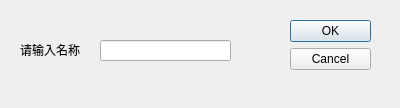
<?xml version="1.0" encoding="UTF-8"?>
<ui version="4.0">
 <class>Create_dlg</class>
 <widget class="QDialog" name="Create_dlg">
  <property name="geometry">
   <rect>
    <x>0</x>
    <y>0</y>
    <width>400</width>
    <height>108</height>
   </rect>
  </property>
  <property name="windowTitle">
   <string>Create New File</string>
  </property>
  <widget class="QDialogButtonBox" name="buttonBox">
   <property name="geometry">
    <rect>
     <x>290</x>
     <y>20</y>
     <width>81</width>
     <height>241</height>
    </rect>
   </property>
   <property name="orientation">
    <enum>Qt::Vertical</enum>
   </property>
   <property name="standardButtons">
    <set>QDialogButtonBox::Cancel|QDialogButtonBox::Ok</set>
   </property>
  </widget>
  <widget class="QLabel" name="label">
   <property name="geometry">
    <rect>
     <x>20</x>
     <y>40</y>
     <width>71</width>
     <height>20</height>
    </rect>
   </property>
   <property name="text">
    <string>请输入名称</string>
   </property>
  </widget>
  <widget class="QLineEdit" name="lineEdit">
   <property name="geometry">
    <rect>
     <x>100</x>
     <y>40</y>
     <width>131</width>
     <height>21</height>
    </rect>
   </property>
  </widget>
 </widget>
 <resources/>
 <connections>
  <connection>
   <sender>buttonBox</sender>
   <signal>accepted()</signal>
   <receiver>Create_dlg</receiver>
   <slot>accept()</slot>
   <hints>
    <hint type="sourcelabel">
     <x>248</x>
     <y>254</y>
    </hint>
    <hint type="destinationlabel">
     <x>157</x>
     <y>274</y>
    </hint>
   </hints>
  </connection>
  <connection>
   <sender>buttonBox</sender>
   <signal>rejected()</signal>
   <receiver>Create_dlg</receiver>
   <slot>reject()</slot>
   <hints>
    <hint type="sourcelabel">
     <x>316</x>
     <y>260</y>
    </hint>
    <hint type="destinationlabel">
     <x>286</x>
     <y>274</y>
    </hint>
   </hints>
  </connection>
 </connections>
</ui>
